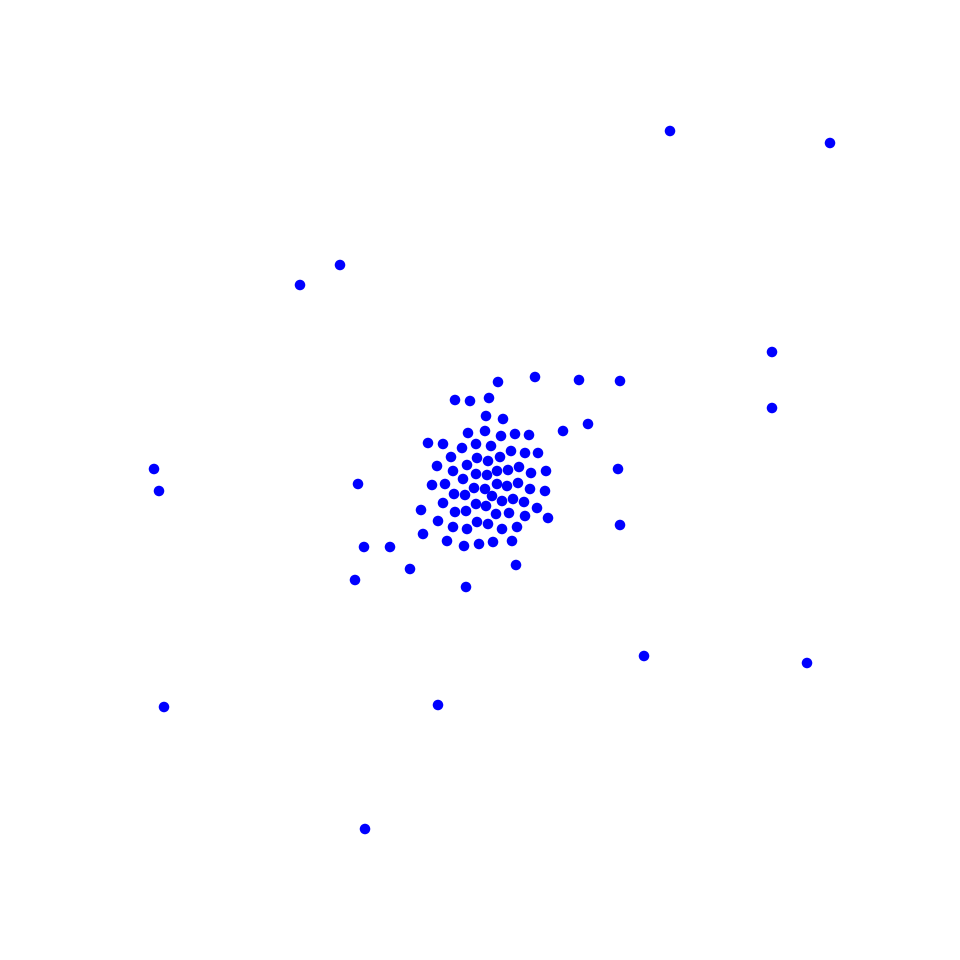

This figure's Python source:
import numpy as np
# from numpy import linalg
# from numpy.linalg import norm
# from scipy.spatial.distance import squareform, pdist

import sklearn
from sklearn.manifold import TSNE
# from sklearn.datasets import load_digits
# from sklearn.preprocessing import scale

# from sklearn.metrics.pairwise import pairwise_distances
# from sklearn.manifold.t_sne import (_joint_probabilities,
#                                     _kl_divergence)
# from sklearn.utils.extmath import _ravel

import matplotlib.pyplot as plt
import matplotlib

import seaborn as sns
import cPickle as pickle

sns.set_style('darkgrid')
sns.set_palette('muted')
sns.set_context("notebook", font_scale=1.5,
                rc={"lines.linewidth": 2.5})

def scatter(x):
    # We choose a color palette with seaborn.
    palette = np.array(sns.color_palette("hls", 10))

    # We create a scatter plot.
    f = plt.figure(figsize=(8, 8))
    ax = plt.subplot(aspect='equal')
    sc = ax.scatter(x[:,0], x[:,1], lw=0, s=40)
    plt.xlim(-25, 25)
    plt.ylim(-25, 25)
    ax.axis('off')
    ax.axis('tight')

    return f, ax, sc


# Random state.
RS = 20150101

D = pickle.load(open('distance_matrix.p', 'rb'))

proj = TSNE(n_components=2, random_state=RS, metric='precomputed').fit_transform(D)
scatter(proj)
plt.savefig('tsne.png', dpi=120)
